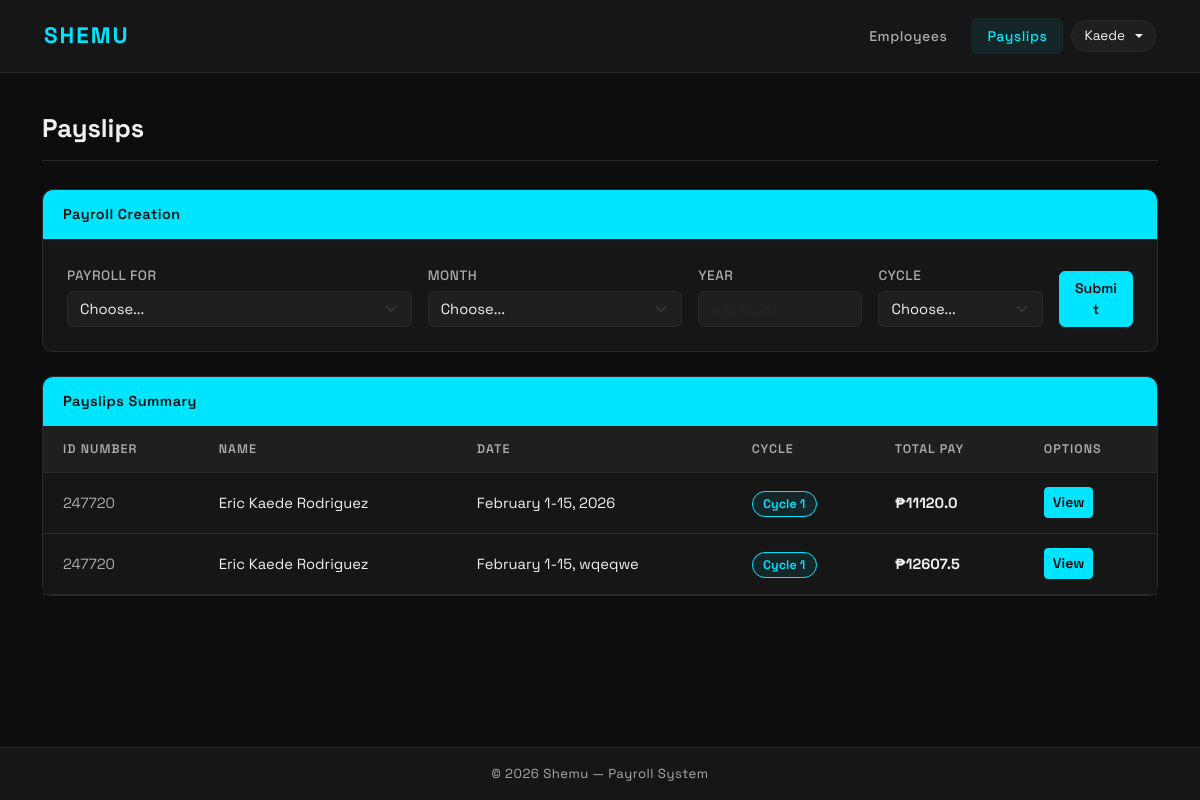
Screenshot of /payslips/ (signed in) with the database file from the repository.
### payroll_app/models.py (models this page shows, shortened)
class Payslip(models.Model):
    id_number = models.ForeignKey(Employee, on_delete=models.CASCADE)
    month = models.CharField(max_length=20)
    date_range = models.CharField(max_length=50)
    year = models.CharField(max_length=4)
    pay_cycle = models.IntegerField()
    rate = models.FloatField()
    earnings_allowance = models.FloatField()
    deductions_tax = models.FloatField()
    deductions_health = models.FloatField()
    pag_ibig = models.FloatField()
    sss = models.FloatField()
    overtime = models.FloatField()
    total_pay = models.FloatField()

class Employee(models.Model):
    name = models.CharField(max_length=300)
    id_number = models.CharField(max_length=50, primary_key=True, unique=True)
    rate = models.FloatField()
    overtime_pay = models.FloatField(null=True, blank=True)
    allowance = models.FloatField(null=True, blank=True)

### payroll_app/views.py (the view, shortened to what this page needs)
# urls.py: path('payslips/', views.payslips, name='payslips'),
def payslips(request):
    if not request.user.is_authenticated:
        return redirect('login')
    all_employees = Employee.objects.all()
    all_payslips  = Payslip.objects.select_related('id_number').all()
    error_message = None
    context = {
        'employees':     all_employees,
        'payslips':      all_payslips,
        'months':        MONTHS,
        'error_message': error_message,
    }
    return render(request, 'payroll_app/payslips.html', context)

### payroll_app/templates/payroll_app/payslips.html (shortened to what this page needs)
{% extends 'payroll_app/base.html' %}
{% block content %}
<div class="page-header">
    <h1 class="page-title">Payslips</h1>
</div>
<div class="card mb-4">
    <div class="card-header-custom">Payroll Creation</div>
    <div class="card-body p-4">
        <form method="post" class="row g-3 align-items-end">
            <div class="col-md-4">
                <label class="form-label">Payroll for</label>
                <select name="payroll_for" class="form-select" required>
                    <option value="" disabled selected>Choose...</option>
                </select>
            </div>
            <div class="col-md-3">
                <label class="form-label">Month</label>
                <select name="month" class="form-select" required>
                    <option value="" disabled selected>Choose...</option>
                </select>
            </div>
            <div class="col-md-2">
                <label class="form-label">Year</label>
                <input type="text" name="year" class="form-control" placeholder="e.g. 2026" required>
            </div>
            <div class="col-md-2">
                <label class="form-label">Cycle</label>
                <select name="cycle" class="form-select" required>
                    <option value="" disabled selected>Choose...</option>
                </select>
            </div>
            <div class="col-md-1">
                <button type="submit" class="btn btn-accent w-100">Submit</button>
            </div>
        </form>
    </div>
</div>
<div class="card">
    <div class="card-header-custom">Payslips Summary</div>
    <table class="table table-hover mb-0">
        <thead>
            <tr>
                <th>ID Number</th>
                <th>Name</th>
                <th>Date</th>
                <th>Cycle</th>
                <th>Total Pay</th>
                <th>Options</th>
            </tr>
        </thead>
        <tbody>
            {% for ps in payslips %}
            <tr>
                <td><span class="text-muted">{{ ps.id_number.id_number }}</span></td>
                <td>{{ ps.id_number.name }}</td>
                <td>{{ ps.date_range }}, {{ ps.year }}</td>
                <td><span class="badge-cycle">Cycle {{ ps.pay_cycle }}</span></td>
                <td><strong>₱{{ ps.total_pay }}</strong></td>
                <td><a href="{% url 'view_payslip' ps.pk %}" class="btn btn-sm btn-accent">View</a></td>
            </tr>
            {% empty %}
            <tr>
                <td colspan="6" class="text-center text-muted py-4">No payslips yet.</td>
            </tr>
            {% endfor %}
        </tbody>
    </table>
</div>
{% endblock %}

### payroll_app/templates/payroll_app/base.html (shortened to what this page needs)
<!DOCTYPE html>
<html lang="en" data-theme="dark">
<head>
    <link href="https://cdn.jsdelivr.net/npm/bootstrap@5.3.0/dist/css/bootstrap.min.css" rel="stylesheet">
</head>
<body>
<nav class="navbar navbar-expand-lg">
    <div class="container">
        <a class="navbar-brand" href="{% url 'employees' %}">Shemu</a>
        <div class="navbar-nav ms-auto d-flex align-items-center gap-2">
            {% if request.user.is_authenticated %}
                <a class="nav-link " href="{% url 'employees' %}">Employees</a>
                <a class="nav-link {% if request.resolver_match.url_name == 'payslips' or request.resolver_match.url_name == 'view_payslip' %}active{% endif %}" href="{% url 'payslips' %}">Payslips</a>
                <div class="dropdown">
                    <button class="theme-toggle dropdown-toggle" type="button" data-bs-toggle="dropdown" aria-expanded="false">
                        {{ request.user.username }}
                    </button>
                </div>
            {% else %}
                <button class="theme-toggle" onclick="toggleTheme()" id="themeBtn">☀️ Light</button>
            {% endif %}
        </div>
    </div>
</nav>
<div class="main-content">
    <div class="container">
        {% block content %}{% endblock %}
    </div>
</div>
<footer>
    &copy; 2026 Shemu &mdash; Payroll System
</footer>
</body>
</html>

### payroll_app/templates/payroll_app/base.html (style rules this page uses)
[data-theme="dark"] { --bg: #0d0d0d; --surface: #161616; --surface2: #1f1f1f; --border: #2a2a2a; --accent: #00e5ff; --accent-hover: rgba(0, 229, 255, 0.08); --text: #f0f0f0; --text-inverse: #0d0d0d; --muted: #aaaaaa; --table-hover: rgba(255,255,255,0.03); --input-bg: #1f1f1f; --input-border: #2a2a2a; }
* { box-sizing: border-box; }
body { font-family: 'Space Grotesk', sans-serif; background-color: var(--bg); color: var(--text); min-height: 100vh; display: flex; flex-direction: column; transition: background-color 0.3s, color 0.3s; }
.navbar { background-color: var(--surface) !important; border-bottom: 1px solid var(--border); padding: 0.9rem 2rem; transition: background-color 0.3s; }
.navbar-brand { font-size: 1.4rem; font-weight: 700; color: var(--accent) !important; letter-spacing: 2px; text-transform: uppercase; }
.nav-link { color: var(--muted) !important; font-weight: 500; font-size: 0.88rem; letter-spacing: 0.5px; padding: 0.45rem 1rem !important; border-radius: 6px; transition: all 0.2s; }
.nav-link.active { color: var(--accent) !important; background-color: var(--accent-hover); }
.theme-toggle { background: var(--surface2); border: 1px solid var(--border); border-radius: 20px; padding: 0.3rem 0.75rem; cursor: pointer; font-size: 0.85rem; color: var(--text); transition: all 0.2s; display: flex; align-items: center; gap: 0.4rem; }
.text-muted { color: var(--muted) !important; }
.main-content { flex: 1; padding: 2.5rem 0; }
.page-header { display: flex; justify-content: space-between; align-items: center; margin-bottom: 1.75rem; padding-bottom: 1rem; border-bottom: 1px solid var(--border); }
.page-title { font-size: 1.6rem; font-weight: 700; color: var(--text); margin: 0; }
.card { background-color: var(--surface); border: 1px solid var(--border); border-radius: 10px; box-shadow: none; transition: background-color 0.3s; }
.card-header-custom { background-color: var(--accent); color: var(--text-inverse); border-radius: 10px 10px 0 0; padding: 0.85rem 1.25rem; font-weight: 600; font-size: 0.9rem; letter-spacing: 0.5px; }
[data-theme="dark"] .card-header-custom { color: var(--bg); }
.table { color: var(--text); margin-bottom: 0; }
.table thead th { background-color: var(--surface2); color: var(--muted); font-weight: 600; font-size: 0.78rem; letter-spacing: 1px; text-transform: uppercase; border-color: var(--border); padding: 0.85rem 1.25rem; }
.table tbody td { padding: 0.9rem 1.25rem; vertical-align: middle; border-color: var(--border); font-size: 0.92rem; background-color: var(--surface); color: var(--text); }
.btn-accent { background-color: var(--accent); border-color: var(--accent); color: var(--text-inverse); font-weight: 600; font-size: 0.88rem; }
[data-theme="dark"] .btn-accent { color: var(--bg); }
.form-label { font-weight: 500; font-size: 0.85rem; color: var(--muted); margin-bottom: 0.3rem; text-transform: uppercase; letter-spacing: 0.5px; }
.form-control, .form-select { background-color: var(--input-bg); border-color: var(--input-border); color: var(--text); border-radius: 6px; font-size: 0.92rem; transition: all 0.2s; }
.form-select option { background-color: var(--surface); color: var(--text); }
.badge-cycle { background-color: var(--accent-hover); color: var(--accent); border: 1px solid var(--accent); border-radius: 20px; padding: 0.25rem 0.65rem; font-size: 0.78rem; font-weight: 600; }
footer { background-color: var(--surface); border-top: 1px solid var(--border); color: var(--muted); text-align: center; padding: 1rem; font-size: 0.82rem; letter-spacing: 0.5px; transition: background-color 0.3s; }

### rows the page displays
Payslip: id_number.id_number "247720", id_number.name "Eric Kaede Rodriguez", date_range "February 1-15", year "2026", pay_cycle "1", total_pay "11120.0"
Payslip: id_number.id_number "247720", id_number.name "Eric Kaede Rodriguez", date_range "February 1-15", year "wqeqwe", pay_cycle "1", total_pay "12607.5"

### other values shown
{{ request.user.username }} "Kaede"
